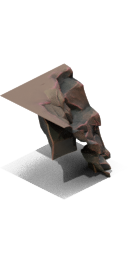
#> input picture mods/ca/bits/terrain/rubberduck/derived/coasts/coast-piece-26.png, 128 x 256 px; its folder holds 4 pictures in this run
$ python prepare_handcrafted_closed_corners.py
#> lines starting #> are read from the running program, lines starting #| are printed output that depends on the picture
"""Close the unsupported faces of native side corners without altering originals.
The donor face is translated at native pixel density, not stretched/projected.
"""
import hashlib
import json
from pathlib import Path
from PIL import Image
ROOT=Path(__file__).resolve().parents[1]
BASE=ROOT/'mods/ca/bits/terrain/rubberduck/derived'

def main():
    output=BASE/'handcrafted/closed-corners';output.mkdir(parents=True,exist_ok=True)
    records=[]
    for slot,direction,dx in [(26,1,-64),(30,0,64)]:
        corner=BASE/f'coasts/coast-piece-{slot}.png'
        face=BASE/f'coasts/coast-native-{direction}-0-0.png'
        image=Image.open(corner).convert('RGBA');donor=Image.open(face).convert('RGBA')
#> in main, image is the input picture: PIL image 128x256 RGBA; mean R, G, B, A 16.6, 14.2, 12.9, 52.2
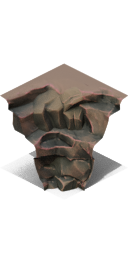
#> input picture mods/ca/bits/terrain/rubberduck/derived/coasts/coast-piece-24.png, 128 x 256 px, given in place of coast-native-1-0-0.png, which was not available
#> in main, donor is the input picture: PIL image 128x256 RGBA; mean R, G, B, A 28.5, 24.8, 21.7, 75.1
        for y in range(256):
            for x in range(128):
                top=96+x/2 if slot==26 else 160-x/2
                if (x<64 if slot==26 else x>=64) and top<=y<top+64:
                    pixel=donor.getpixel((x-dx,y-32))
                    if pixel[3]:image.putpixel((x,y),pixel)
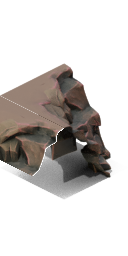
#> image: PIL image 128x256 RGBA; mean R, G, B, A 26.5, 22.8, 20.3, 72.1; transparent parts drawn white
        name=f'corner-{slot}.png';image.save(output/name)
        records.append({'file':name,'corner':str(corner.relative_to(ROOT/'mods/ca')),'face':str(face.relative_to(ROOT/'mods/ca')),
            'corner_sha256':hashlib.sha256(corner.read_bytes()).hexdigest(),'face_sha256':hashlib.sha256(face.read_bytes()).hexdigest(),
            'translation':[dx,32],'size':[128,256]})
#> pass 2 of the loop in main, `for slot,direction,dx in [(26,1,-64),(30,0,64)]:`:
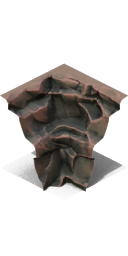
#> input picture mods/ca/bits/terrain/rubberduck/derived/coasts/coast-piece-25.png, 128 x 256 px, given in place of coast-piece-30.png, which was not available
#> in main, image is the input picture: PIL image 128x256 RGBA; mean R, G, B, A 23.9, 21, 18.7, 73.3
#> after the loop in main, `for y in range(256):`:
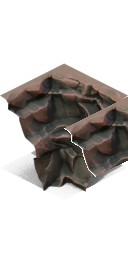
#> image: PIL image 128x256 RGBA; mean R, G, B, A 27.6, 24.1, 21.7, 84.3; transparent parts drawn white
    (output/'provenance.json').write_text(json.dumps(records,indent=2)+'\n')

if __name__=='__main__':main()
